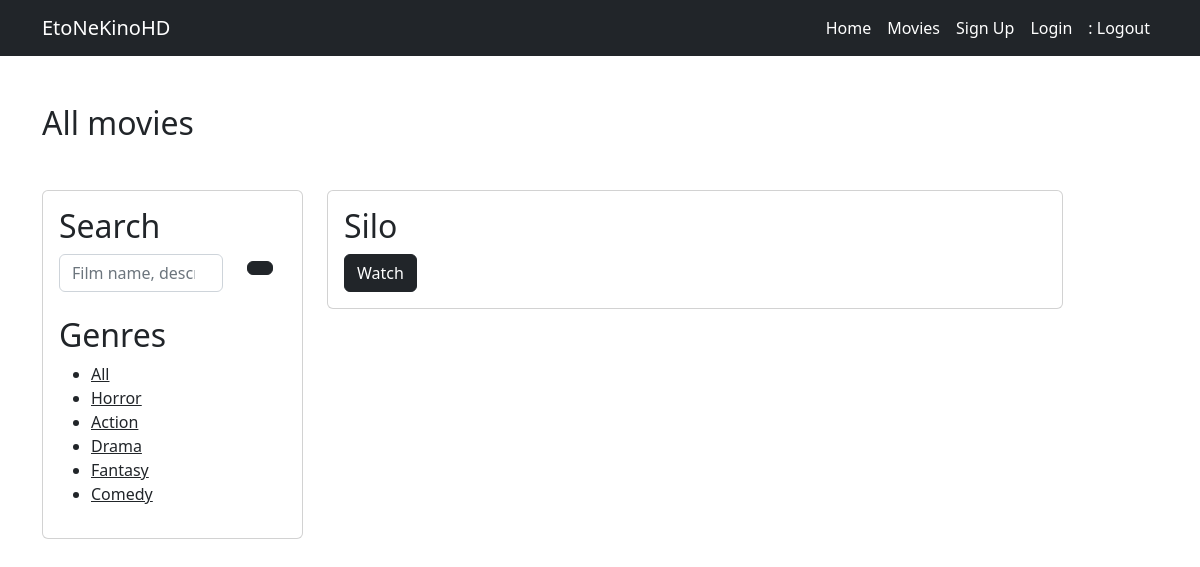
The app's page /movies/all/filter/drama/ with its own data.
### kinoApp/models.py (models this page shows, shortened)
class Genre(models.Model):
    genreName = models.CharField("Genre name", max_length=255)
    slug = models.SlugField(unique=True, blank=True, editable=False)

class Movie(models.Model):
    movieName = models.CharField("Movie name", max_length=255)
    genre = models.ForeignKey(Genre, on_delete= models.CASCADE, verbose_name="Genre")
    producer = models.CharField("Producer", max_length=255)
    cover = models.CharField("Link to cover", max_length=500)
    poster = models.CharField("Link to poster", max_length=500)
    year = models.IntegerField("Year")
    rating = models.FloatField("Rating")
    movieLink = models.CharField("Youtube movie link", max_length=500)
    description = models.TextField("Description")
    isTopTen = models.BooleanField("Is Top Ten", default=False, blank=True, null=True)
    isRecommended = models.BooleanField("Is Recommended", default=False, blank=True, null=True)

### kinoApp/views.py (the view)
# urls.py: path('movies/all/', views.allMovies, name='allMovies'),
def allMovies(request, slug=None):
    genre = None
    movies = Movie.objects.all()
    genres = Genre.objects.all()
    searchData = request.GET.get('search')
    if searchData:
        movies = Movie.objects.filter(Q(movieName__icontains=searchData) & Q(description__icontains=searchData))
    else:
        movies = Movie.objects.all()
    if slug:
        genre = get_object_or_404(Genre, slug=slug)
        movies = movies.filter(genre=genre)
    return render(request, 'user/all-movies.html', {
        'movies': movies,
        'genres': genres,
        'genre': genre
    })

### kinoApp/templates/user/all-movies.html (shortened to what this page needs)
{% extends '../base.html' %}
{% block content %}
<div class="top-ten">
    <div class="container">
        <h2 class="mt-5 mb-5">All movies</h2>
        <div class="row">
            <div class="col-md-3">
                <div class="card">
                    <div class="card-body">
                        <h2>Search</h2>
                        <form class="mb-4" action="{% url 'allMovies' %}">
                            <div class="row">
                                <div class="col-9">
                                    <input type="search" name="search" class="form-control" placeholder="Film name, description">
                                </div>
                                <div class="col-3">
                                    <button type="submit" class="btn btn-dark"></button>
                                </div>
                            </div>
                        </form>
                        <h2>Genres</h2>
                        <ul>
                            <li><a href="{% url 'allMovies' %}" class="text-dark">All</a></li>
                            {% for genre in genres %}
                            <li><a href="{% url 'filterMovies' slug=genre.slug %}" class="text-dark">{{ genre.genreName }}</a></li>
                            {% endfor %}
                        </ul>
                    </div>
                </div>
            </div>
            <div class="col-md-8">
                {% for movie in movies %}
                <div class="card mb-4">
                    <div class="card-body">
                        <h2>{{ movie.movieName }}</h2>
                        <a href="{% url 'movieDetail' pk=movie.pk %}" class="btn btn-dark">Watch</a>
                    </div>
                </div>
                {% endfor %}
            </div>
        </div>
    </div>
</div>
{% endblock %}

### records on screen
Genre: genreName "Horror"
Genre: genreName "Action"
Genre: genreName "Drama"
Genre: genreName "Fantasy"
Genre: genreName "Comedy"
Movie: movieName "Silo"
